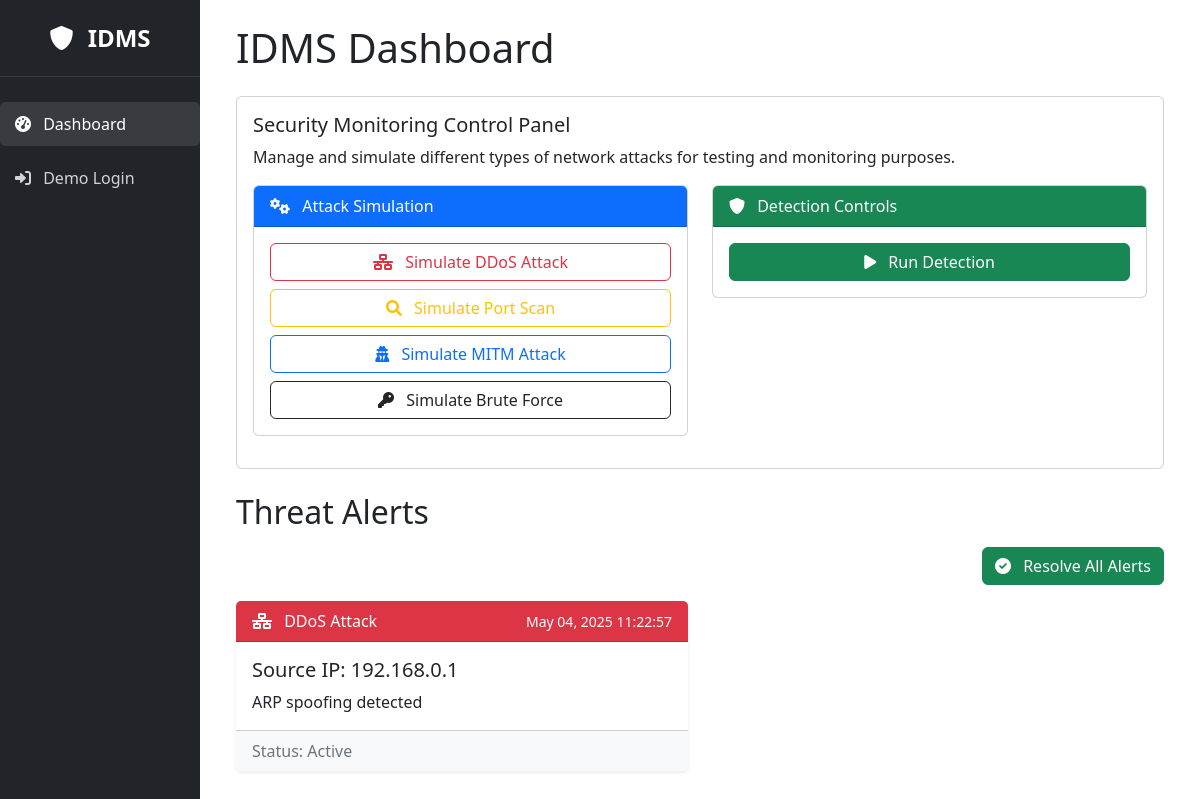
/, run on an earlier commit of the app's database.
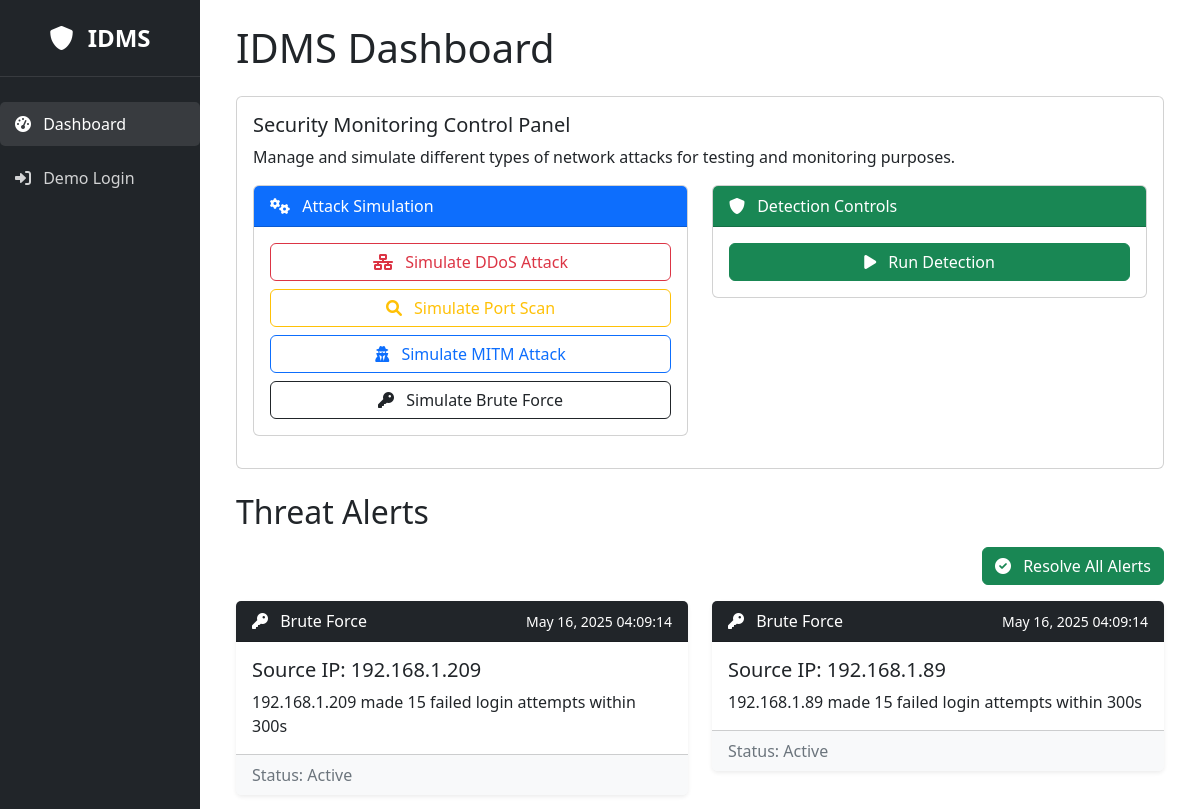
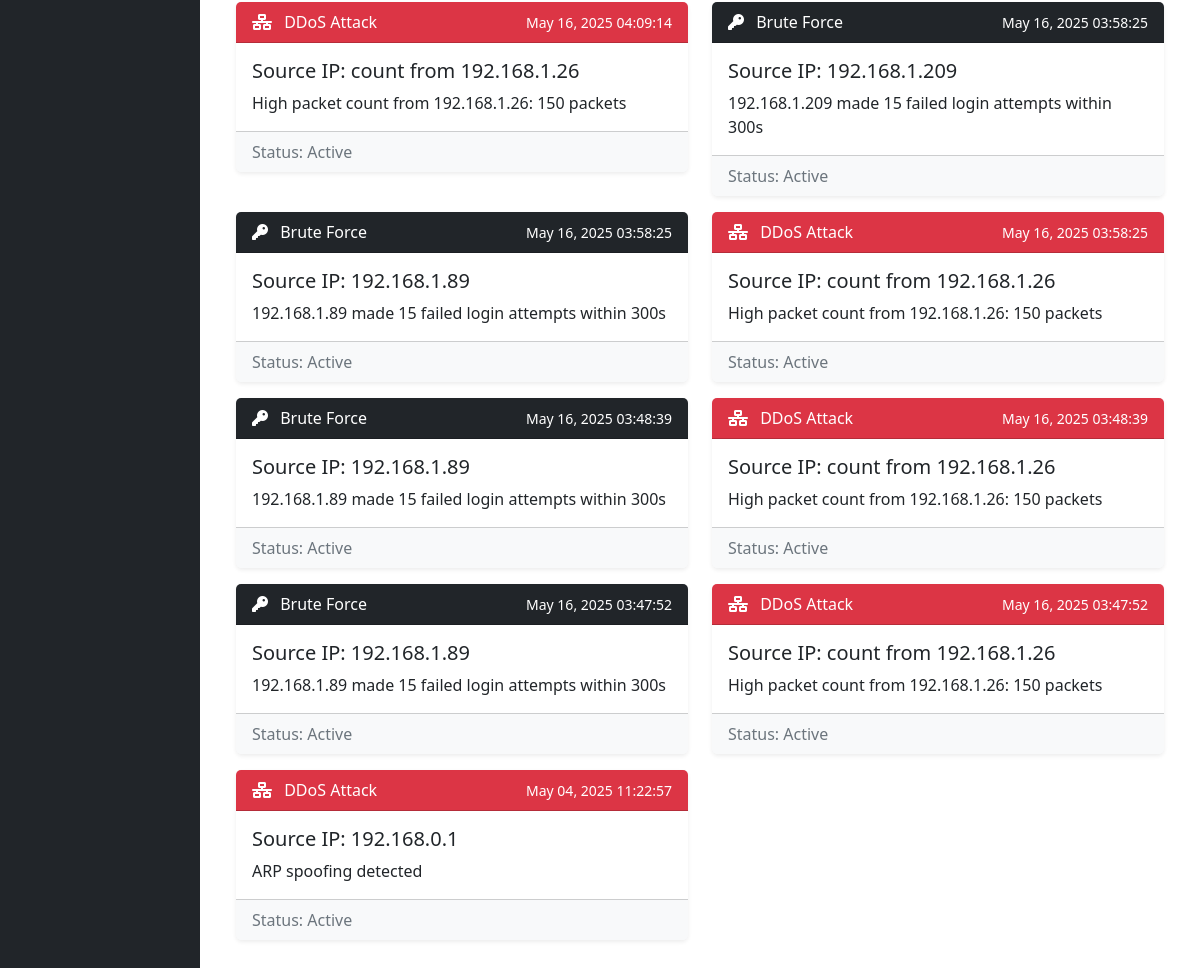
And on a later commit of the database (2 pictures, top to bottom).
### monitor/models.py (models this page shows, shortened)
class ThreatAlert(models.Model):
    ALERT_TYPES = [
        ('DDOS', 'DDoS Attack'),
        ('PORT_SCAN', 'Port Scanning'),
        ('MITM', 'Man in the Middle'),
        ('BRUTE_FORCE', 'Brute Force'),
    ]
    alert_type = models.CharField(max_length=20, choices=ALERT_TYPES, default='DDOS')
    source_ip = models.CharField(max_length=45)  # IPv6 can be up to 45 chars
    details = models.TextField()
    timestamp = models.DateTimeField(auto_now_add=True)
    is_resolved = models.BooleanField(default=False)
    class Meta:
        ordering = ['-timestamp']

### monitor/views.py (the view)
# urls.py: path('', views.dashboard, name='dashboard'),
def dashboard(request):
    alerts = ThreatAlert.objects.all()
    context = {
        'alerts': alerts,
        'active_page': 'dashboard'
    }
    return render(request, 'monitor/dashboard.html', context)

### monitor/templates/monitor/dashboard.html (shortened to what this page needs)
{% extends 'monitor/base.html' %}
{% block content %}
<div class="container-fluid">
    <div class="row mb-4">
        <div class="col">
            <h1 class="mb-4">IDMS Dashboard</h1>
            <div class="card">
                <div class="card-body">
                    <h5 class="card-title">Security Monitoring Control Panel</h5>
                    <p class="card-text">Manage and simulate different types of network attacks for testing and monitoring purposes.</p>
                    <div class="row">
                        <div class="col-md-6">
                            <div class="card mb-3">
                                <div class="card-header bg-primary text-white">
                                    <i class="fas fa-cogs me-2"></i> Attack Simulation
                                </div>
                                <div class="card-body">
                                    <div class="d-grid gap-2">
                                        <button id="simulate-ddos" class="btn btn-outline-danger">
                                            <i class="fas fa-network-wired me-2"></i> Simulate DDoS Attack
                                        </button>
                                        <button id="simulate-port-scan" class="btn btn-outline-warning">
                                            <i class="fas fa-search me-2"></i> Simulate Port Scan
                                        </button>
                                        <button id="simulate-mitm" class="btn btn-outline-primary">
                                            <i class="fas fa-user-secret me-2"></i> Simulate MITM Attack
                                        </button>
                                        <button id="simulate-brute-force" class="btn btn-outline-dark">
                                            <i class="fas fa-key me-2"></i> Simulate Brute Force
                                        </button>
                                    </div>
                                </div>
                            </div>
                        </div>
                        <div class="col-md-6">
                            <div class="card mb-3">
                                <div class="card-header bg-success text-white">
                                    <i class="fas fa-shield-alt me-2"></i> Detection Controls
                                </div>
                                <div class="card-body">
                                    <div class="d-grid gap-2">
                                        <button id="run-detection" class="btn btn-success">
                                            <i class="fas fa-play me-2"></i> Run Detection
                                        </button>
                                    </div>
                                </div>
                            </div>
                        </div>
                    </div>
                </div>
            </div>
        </div>
    </div>
    <div class="row">
        <div class="col">
            <h2 class="mb-3">Threat Alerts</h2>
            <div id="alerts-container">
                {% include 'monitor/alerts_list.html' %}
            </div>
        </div>
    </div>
</div>
{% endblock %}

### monitor/templates/monitor/alerts_list.html
{% if alerts %}
    <div class="text-end mb-3">
        <button id="resolve-all-alerts" class="btn btn-success">
            <i class="fas fa-check-circle me-2"></i> Resolve All Alerts
        </button>
    </div>
    <div class="row">
        {% for alert in alerts %}
            <div class="col-md-6 mb-3">
                <div class="card alert-card border-0 shadow-sm">
                    <div class="card-header
                        {% if alert.alert_type == 'DDOS' %}bg-danger
                        {% elif alert.alert_type == 'PORT_SCAN' %}bg-warning
                        {% elif alert.alert_type == 'MITM' %}bg-primary
                        {% elif alert.alert_type == 'BRUTE_FORCE' %}bg-dark
                        {% endif %} text-white">
                        <div class="d-flex justify-content-between align-items-center">
                            <span>
                                {% if alert.alert_type == 'DDOS' %}
                                    <i class="fas fa-network-wired me-2"></i> DDoS Attack
                                {% elif alert.alert_type == 'PORT_SCAN' %}
                                    <i class="fas fa-search me-2"></i> Port Scan
                                {% elif alert.alert_type == 'MITM' %}
                                    <i class="fas fa-user-secret me-2"></i> Man in the Middle
                                {% elif alert.alert_type == 'BRUTE_FORCE' %}
                                    <i class="fas fa-key me-2"></i> Brute Force
                                {% endif %}
                            </span>
                            <small>{{ alert.timestamp|date:"M d, Y H:i:s" }}</small>
                        </div>
                    </div>
                    <div class="card-body">
                        <h5 class="card-title">Source IP: {{ alert.source_ip }}</h5>
                        <p class="card-text">{{ alert.details }}</p>
                    </div>
                    <div class="card-footer bg-light">
                        <span class="text-muted">Status: {% if alert.is_resolved %}Resolved{% else %}Active{% endif %}</span>
                    </div>
                </div>
            </div>
        {% endfor %}
    </div>
{% else %}
    <div class="alert alert-info">
        <i class="fas fa-info-circle me-2"></i> No threat alerts detected. Run detection or simulate attacks to generate alerts.
    </div>
{% endif %}

What changed in the data, as far as the page shows it:
added ThreatAlert: alert_type "BRUTE_FORCE" (drawn), timestamp "May 16, 2025 04:09:14", source_ip "192.168.1.209", details "192.168.1.209 made 15 failed login attempts within 300s", is_resolved "Active"
added ThreatAlert: alert_type "BRUTE_FORCE" (drawn), timestamp "May 16, 2025 04:09:14", source_ip "192.168.1.89", details "192.168.1.89 made 15 failed login attempts within 300s", is_resolved "Active"
added ThreatAlert: alert_type "DDOS" (drawn), timestamp "May 16, 2025 04:09:14", source_ip "count from 192.168.1.26", details "High packet count from 192.168.1.26: 150 packets", is_resolved "Active"
added ThreatAlert: alert_type "BRUTE_FORCE" (drawn), timestamp "May 16, 2025 03:58:25", source_ip "192.168.1.209", details "192.168.1.209 made 15 failed login attempts within 300s", is_resolved "Active"
added ThreatAlert: alert_type "BRUTE_FORCE" (drawn), timestamp "May 16, 2025 03:58:25", source_ip "192.168.1.89", details "192.168.1.89 made 15 failed login attempts within 300s", is_resolved "Active"
added ThreatAlert: alert_type "DDOS" (drawn), timestamp "May 16, 2025 03:58:25", source_ip "count from 192.168.1.26", details "High packet count from 192.168.1.26: 150 packets", is_resolved "Active"
added ThreatAlert: alert_type "BRUTE_FORCE" (drawn), timestamp "May 16, 2025 03:48:39", source_ip "192.168.1.89", details "192.168.1.89 made 15 failed login attempts within 300s", is_resolved "Active"
added ThreatAlert: alert_type "DDOS" (drawn), timestamp "May 16, 2025 03:48:39", source_ip "count from 192.168.1.26", details "High packet count from 192.168.1.26: 150 packets", is_resolved "Active"
added ThreatAlert: alert_type "BRUTE_FORCE" (drawn), timestamp "May 16, 2025 03:47:52", source_ip "192.168.1.89", details "192.168.1.89 made 15 failed login attempts within 300s", is_resolved "Active"
added ThreatAlert: alert_type "DDOS" (drawn), timestamp "May 16, 2025 03:47:52", source_ip "count from 192.168.1.26", details "High packet count from 192.168.1.26: 150 packets", is_resolved "Active"
